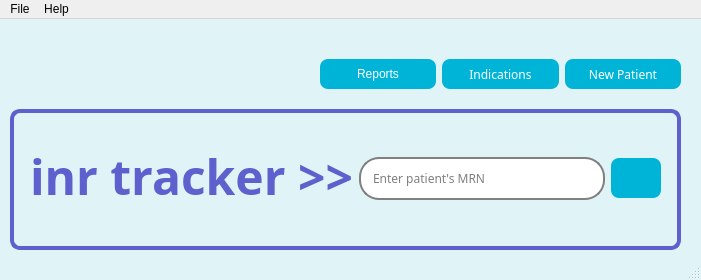
<?xml version="1.0" encoding="UTF-8"?>
<ui version="4.0">
 <class>dlgMain</class>
 <widget class="QMainWindow" name="dlgMain">
  <property name="geometry">
   <rect>
    <x>0</x>
    <y>0</y>
    <width>701</width>
    <height>280</height>
   </rect>
  </property>
  <property name="sizePolicy">
   <sizepolicy hsizetype="Fixed" vsizetype="Fixed">
    <horstretch>0</horstretch>
    <verstretch>0</verstretch>
   </sizepolicy>
  </property>
  <property name="palette">
   <palette>
    <active>
     <colorrole role="WindowText">
      <brush brushstyle="SolidPattern">
       <color alpha="255">
        <red>3</red>
        <green>4</green>
        <blue>94</blue>
       </color>
      </brush>
     </colorrole>
     <colorrole role="Base">
      <brush brushstyle="SolidPattern">
       <color alpha="255">
        <red>255</red>
        <green>255</green>
        <blue>255</blue>
       </color>
      </brush>
     </colorrole>
     <colorrole role="Window">
      <brush brushstyle="SolidPattern">
       <color alpha="255">
        <red>224</red>
        <green>244</green>
        <blue>248</blue>
       </color>
      </brush>
     </colorrole>
    </active>
    <inactive>
     <colorrole role="WindowText">
      <brush brushstyle="SolidPattern">
       <color alpha="255">
        <red>3</red>
        <green>4</green>
        <blue>94</blue>
       </color>
      </brush>
     </colorrole>
     <colorrole role="Base">
      <brush brushstyle="SolidPattern">
       <color alpha="255">
        <red>255</red>
        <green>255</green>
        <blue>255</blue>
       </color>
      </brush>
     </colorrole>
     <colorrole role="Window">
      <brush brushstyle="SolidPattern">
       <color alpha="255">
        <red>224</red>
        <green>244</green>
        <blue>248</blue>
       </color>
      </brush>
     </colorrole>
    </inactive>
    <disabled>
     <colorrole role="WindowText">
      <brush brushstyle="SolidPattern">
       <color alpha="255">
        <red>120</red>
        <green>120</green>
        <blue>120</blue>
       </color>
      </brush>
     </colorrole>
     <colorrole role="Base">
      <brush brushstyle="SolidPattern">
       <color alpha="255">
        <red>224</red>
        <green>244</green>
        <blue>248</blue>
       </color>
      </brush>
     </colorrole>
     <colorrole role="Window">
      <brush brushstyle="SolidPattern">
       <color alpha="255">
        <red>224</red>
        <green>244</green>
        <blue>248</blue>
       </color>
      </brush>
     </colorrole>
    </disabled>
   </palette>
  </property>
  <property name="font">
   <font>
    <family>bodyText</family>
   </font>
  </property>
  <property name="windowTitle">
   <string>INR Tracker</string>
  </property>
  <property name="styleSheet">
   <string notr="true">QPushButton {
	background-color: #00b4d8;
	color: white;
	border-radius: 8px;
	font-family: &quot;Readex Pro&quot;;
	font: 12px;
}

QPushButton::hover{
	border: 3px solid #0077b6;
}

QLineEdit {
	border: 2px  solid gray;
	border-radius: 20px;
	padding: 10px;
	font-family:  &quot;Readex Pro&quot;;
	font: 12px;

}

QLabel#lblTitle {
	color: #5E60CE;
	margin-bottom: 5px;
	font-family: &quot;Righteous&quot;;
	font-size: 48px;
	font-weight: bold;
}</string>
  </property>
  <widget class="QWidget" name="centralwidget">
   <property name="palette">
    <palette>
     <active/>
     <inactive/>
     <disabled/>
    </palette>
   </property>
   <widget class="QWidget" name="layoutWidget">
    <property name="geometry">
     <rect>
      <x>320</x>
      <y>30</y>
      <width>361</width>
      <height>51</height>
     </rect>
    </property>
    <layout class="QHBoxLayout" name="lytButtons">
     <item>
      <widget class="QPushButton" name="btnReports">
       <property name="minimumSize">
        <size>
         <width>0</width>
         <height>30</height>
        </size>
       </property>
       <property name="text">
        <string>Reports</string>
       </property>
       <property name="icon">
        <iconset resource="../resource/resource.qrc">
         <normaloff>:/icon/report.png</normaloff>:/icon/report.png</iconset>
       </property>
       <property name="iconSize">
        <size>
         <width>20</width>
         <height>20</height>
        </size>
       </property>
      </widget>
     </item>
     <item>
      <widget class="QPushButton" name="btnIndications">
       <property name="minimumSize">
        <size>
         <width>0</width>
         <height>30</height>
        </size>
       </property>
       <property name="font">
        <font>
         <family>Readex Pro</family>
         <pointsize>-1</pointsize>
         <weight>50</weight>
         <italic>false</italic>
         <bold>false</bold>
        </font>
       </property>
       <property name="toolTip">
        <string>Add, edit or delete indications</string>
       </property>
       <property name="statusTip">
        <string>Update indication list</string>
       </property>
       <property name="styleSheet">
        <string notr="true"/>
       </property>
       <property name="text">
        <string>Indications</string>
       </property>
       <property name="icon">
        <iconset resource="../resource/resource.qrc">
         <normaloff>:/icon/add.png</normaloff>:/icon/add.png</iconset>
       </property>
       <property name="iconSize">
        <size>
         <width>20</width>
         <height>20</height>
        </size>
       </property>
       <property name="shortcut">
        <string>Ctrl+N</string>
       </property>
      </widget>
     </item>
     <item>
      <widget class="QPushButton" name="btnNewPatient">
       <property name="minimumSize">
        <size>
         <width>0</width>
         <height>30</height>
        </size>
       </property>
       <property name="font">
        <font>
         <family>Readex Pro</family>
         <pointsize>-1</pointsize>
         <weight>50</weight>
         <italic>false</italic>
         <bold>false</bold>
        </font>
       </property>
       <property name="toolTip">
        <string>Create a new patient profile</string>
       </property>
       <property name="statusTip">
        <string>New patient profile</string>
       </property>
       <property name="styleSheet">
        <string notr="true"/>
       </property>
       <property name="text">
        <string>New Patient</string>
       </property>
       <property name="icon">
        <iconset resource="../resource/resource.qrc">
         <normaloff>:/icon/add.png</normaloff>:/icon/add.png</iconset>
       </property>
       <property name="iconSize">
        <size>
         <width>25</width>
         <height>25</height>
        </size>
       </property>
       <property name="shortcut">
        <string>Ctrl+N</string>
       </property>
      </widget>
     </item>
    </layout>
   </widget>
   <widget class="QWidget" name="layoutWidget">
    <property name="geometry">
     <rect>
      <x>30</x>
      <y>110</y>
      <width>631</width>
      <height>99</height>
     </rect>
    </property>
    <layout class="QHBoxLayout" name="lytMiddle">
     <item>
      <widget class="QLabel" name="lblTitle">
       <property name="palette">
        <palette>
         <active>
          <colorrole role="WindowText">
           <brush brushstyle="SolidPattern">
            <color alpha="255">
             <red>94</red>
             <green>96</green>
             <blue>206</blue>
            </color>
           </brush>
          </colorrole>
          <colorrole role="Text">
           <brush brushstyle="SolidPattern">
            <color alpha="255">
             <red>94</red>
             <green>96</green>
             <blue>206</blue>
            </color>
           </brush>
          </colorrole>
          <colorrole role="ButtonText">
           <brush brushstyle="SolidPattern">
            <color alpha="255">
             <red>94</red>
             <green>96</green>
             <blue>206</blue>
            </color>
           </brush>
          </colorrole>
         </active>
         <inactive>
          <colorrole role="WindowText">
           <brush brushstyle="SolidPattern">
            <color alpha="255">
             <red>94</red>
             <green>96</green>
             <blue>206</blue>
            </color>
           </brush>
          </colorrole>
          <colorrole role="Text">
           <brush brushstyle="SolidPattern">
            <color alpha="255">
             <red>94</red>
             <green>96</green>
             <blue>206</blue>
            </color>
           </brush>
          </colorrole>
          <colorrole role="ButtonText">
           <brush brushstyle="SolidPattern">
            <color alpha="255">
             <red>94</red>
             <green>96</green>
             <blue>206</blue>
            </color>
           </brush>
          </colorrole>
         </inactive>
         <disabled>
          <colorrole role="WindowText">
           <brush brushstyle="SolidPattern">
            <color alpha="255">
             <red>94</red>
             <green>96</green>
             <blue>206</blue>
            </color>
           </brush>
          </colorrole>
          <colorrole role="Text">
           <brush brushstyle="SolidPattern">
            <color alpha="255">
             <red>94</red>
             <green>96</green>
             <blue>206</blue>
            </color>
           </brush>
          </colorrole>
          <colorrole role="ButtonText">
           <brush brushstyle="SolidPattern">
            <color alpha="255">
             <red>94</red>
             <green>96</green>
             <blue>206</blue>
            </color>
           </brush>
          </colorrole>
         </disabled>
        </palette>
       </property>
       <property name="font">
        <font>
         <family>Righteous</family>
         <pointsize>-1</pointsize>
         <weight>75</weight>
         <bold>true</bold>
        </font>
       </property>
       <property name="styleSheet">
        <string notr="true"/>
       </property>
       <property name="text">
        <string>inr tracker &gt;&gt;</string>
       </property>
       <property name="alignment">
        <set>Qt::AlignCenter</set>
       </property>
      </widget>
     </item>
     <item>
      <widget class="QLineEdit" name="ledMRN">
       <property name="font">
        <font>
         <family>Readex Pro</family>
         <pointsize>-1</pointsize>
         <weight>50</weight>
         <italic>false</italic>
         <bold>false</bold>
        </font>
       </property>
       <property name="toolTip">
        <string>Enter patient's medical record number</string>
       </property>
       <property name="statusTip">
        <string>Enter medical record number</string>
       </property>
       <property name="text">
        <string/>
       </property>
       <property name="echoMode">
        <enum>QLineEdit::Password</enum>
       </property>
       <property name="alignment">
        <set>Qt::AlignLeading|Qt::AlignLeft|Qt::AlignVCenter</set>
       </property>
       <property name="placeholderText">
        <string>Enter patient's MRN</string>
       </property>
      </widget>
     </item>
     <item>
      <widget class="QPushButton" name="btnSearch">
       <property name="sizePolicy">
        <sizepolicy hsizetype="Fixed" vsizetype="Fixed">
         <horstretch>0</horstretch>
         <verstretch>0</verstretch>
        </sizepolicy>
       </property>
       <property name="minimumSize">
        <size>
         <width>50</width>
         <height>40</height>
        </size>
       </property>
       <property name="palette">
        <palette>
         <active>
          <colorrole role="WindowText">
           <brush brushstyle="SolidPattern">
            <color alpha="255">
             <red>255</red>
             <green>255</green>
             <blue>255</blue>
            </color>
           </brush>
          </colorrole>
          <colorrole role="Button">
           <brush brushstyle="SolidPattern">
            <color alpha="255">
             <red>0</red>
             <green>180</green>
             <blue>216</blue>
            </color>
           </brush>
          </colorrole>
          <colorrole role="Text">
           <brush brushstyle="SolidPattern">
            <color alpha="255">
             <red>255</red>
             <green>255</green>
             <blue>255</blue>
            </color>
           </brush>
          </colorrole>
          <colorrole role="ButtonText">
           <brush brushstyle="SolidPattern">
            <color alpha="255">
             <red>255</red>
             <green>255</green>
             <blue>255</blue>
            </color>
           </brush>
          </colorrole>
          <colorrole role="Base">
           <brush brushstyle="SolidPattern">
            <color alpha="255">
             <red>0</red>
             <green>180</green>
             <blue>216</blue>
            </color>
           </brush>
          </colorrole>
          <colorrole role="Window">
           <brush brushstyle="SolidPattern">
            <color alpha="255">
             <red>0</red>
             <green>180</green>
             <blue>216</blue>
            </color>
           </brush>
          </colorrole>
         </active>
         <inactive>
          <colorrole role="WindowText">
           <brush brushstyle="SolidPattern">
            <color alpha="255">
             <red>255</red>
             <green>255</green>
             <blue>255</blue>
            </color>
           </brush>
          </colorrole>
          <colorrole role="Button">
           <brush brushstyle="SolidPattern">
            <color alpha="255">
             <red>0</red>
             <green>180</green>
             <blue>216</blue>
            </color>
           </brush>
          </colorrole>
          <colorrole role="Text">
           <brush brushstyle="SolidPattern">
            <color alpha="255">
             <red>255</red>
             <green>255</green>
             <blue>255</blue>
            </color>
           </brush>
          </colorrole>
          <colorrole role="ButtonText">
           <brush brushstyle="SolidPattern">
            <color alpha="255">
             <red>255</red>
             <green>255</green>
             <blue>255</blue>
            </color>
           </brush>
          </colorrole>
          <colorrole role="Base">
           <brush brushstyle="SolidPattern">
            <color alpha="255">
             <red>0</red>
             <green>180</green>
             <blue>216</blue>
            </color>
           </brush>
          </colorrole>
          <colorrole role="Window">
           <brush brushstyle="SolidPattern">
            <color alpha="255">
             <red>0</red>
             <green>180</green>
             <blue>216</blue>
            </color>
           </brush>
          </colorrole>
         </inactive>
         <disabled>
          <colorrole role="WindowText">
           <brush brushstyle="SolidPattern">
            <color alpha="255">
             <red>255</red>
             <green>255</green>
             <blue>255</blue>
            </color>
           </brush>
          </colorrole>
          <colorrole role="Button">
           <brush brushstyle="SolidPattern">
            <color alpha="255">
             <red>0</red>
             <green>180</green>
             <blue>216</blue>
            </color>
           </brush>
          </colorrole>
          <colorrole role="Text">
           <brush brushstyle="SolidPattern">
            <color alpha="255">
             <red>255</red>
             <green>255</green>
             <blue>255</blue>
            </color>
           </brush>
          </colorrole>
          <colorrole role="ButtonText">
           <brush brushstyle="SolidPattern">
            <color alpha="255">
             <red>255</red>
             <green>255</green>
             <blue>255</blue>
            </color>
           </brush>
          </colorrole>
          <colorrole role="Base">
           <brush brushstyle="SolidPattern">
            <color alpha="255">
             <red>0</red>
             <green>180</green>
             <blue>216</blue>
            </color>
           </brush>
          </colorrole>
          <colorrole role="Window">
           <brush brushstyle="SolidPattern">
            <color alpha="255">
             <red>0</red>
             <green>180</green>
             <blue>216</blue>
            </color>
           </brush>
          </colorrole>
         </disabled>
        </palette>
       </property>
       <property name="font">
        <font>
         <family>Readex Pro</family>
         <pointsize>-1</pointsize>
         <weight>50</weight>
         <italic>false</italic>
         <bold>false</bold>
        </font>
       </property>
       <property name="toolTip">
        <string>Click to search patient profile</string>
       </property>
       <property name="statusTip">
        <string>Search patient profile</string>
       </property>
       <property name="styleSheet">
        <string notr="true"/>
       </property>
       <property name="text">
        <string/>
       </property>
       <property name="icon">
        <iconset resource="../resource/resource.qrc">
         <normaloff>:/icon/search.png</normaloff>:/icon/search.png</iconset>
       </property>
       <property name="iconSize">
        <size>
         <width>24</width>
         <height>24</height>
        </size>
       </property>
       <property name="shortcut">
        <string>Return</string>
       </property>
       <property name="flat">
        <bool>false</bool>
       </property>
      </widget>
     </item>
    </layout>
   </widget>
   <widget class="QLabel" name="lblColor">
    <property name="geometry">
     <rect>
      <x>10</x>
      <y>90</y>
      <width>671</width>
      <height>141</height>
     </rect>
    </property>
    <property name="styleSheet">
     <string notr="true">QLabel#lblColor {
	border: 4px solid #5E60CE;
	border-radius: 10px;
}</string>
    </property>
    <property name="text">
     <string/>
    </property>
   </widget>
   <zorder>lblColor</zorder>
   <zorder>layoutWidget</zorder>
   <zorder>layoutWidget</zorder>
  </widget>
  <widget class="QStatusBar" name="statusbar"/>
  <widget class="QMenuBar" name="menuBar">
   <property name="geometry">
    <rect>
     <x>0</x>
     <y>0</y>
     <width>701</width>
     <height>21</height>
    </rect>
   </property>
   <widget class="QMenu" name="menuFile">
    <property name="title">
     <string>File</string>
    </property>
    <addaction name="actionAdd_New_Patient"/>
    <addaction name="actionExit"/>
   </widget>
   <widget class="QMenu" name="menuHelp">
    <property name="title">
     <string>Help</string>
    </property>
    <addaction name="actionINR_Tracker_Help"/>
   </widget>
   <addaction name="menuFile"/>
   <addaction name="menuHelp"/>
  </widget>
  <action name="actionExit">
   <property name="text">
    <string>Exit</string>
   </property>
   <property name="shortcut">
    <string>Ctrl+E</string>
   </property>
  </action>
  <action name="actionINR_Tracker_Help">
   <property name="text">
    <string>INR Tracker Help</string>
   </property>
   <property name="shortcut">
    <string>Ctrl+H</string>
   </property>
  </action>
  <action name="actionAdd_New_Patient">
   <property name="text">
    <string>Add New Patient</string>
   </property>
   <property name="shortcut">
    <string>Ctrl+N</string>
   </property>
  </action>
 </widget>
 <resources>
  <include location="../resource/resource.qrc"/>
 </resources>
 <connections/>
</ui>
